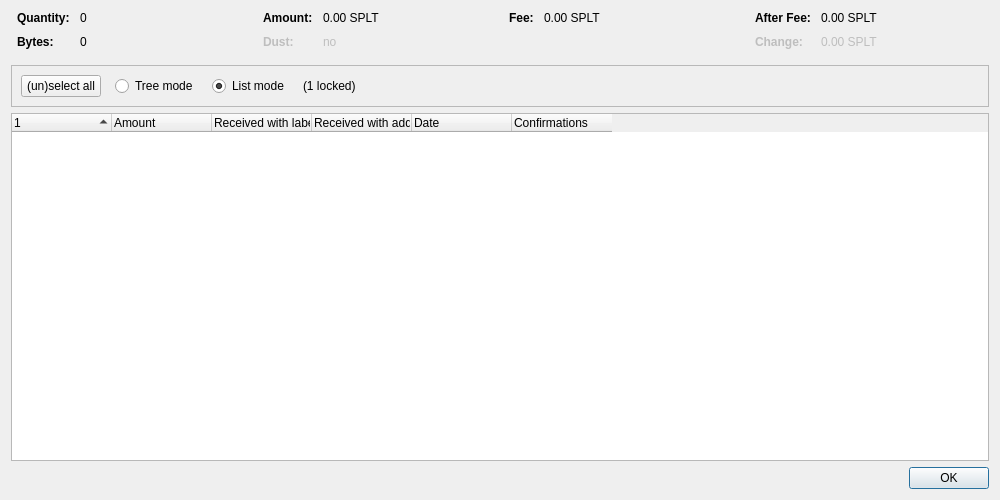
<?xml version="1.0" encoding="UTF-8"?>
<ui version="4.0">
 <class>CoinControlDialog</class>
 <widget class="QDialog" name="CoinControlDialog">
  <property name="geometry">
   <rect>
    <x>0</x>
    <y>0</y>
    <width>1000</width>
    <height>500</height>
   </rect>
  </property>
  <property name="windowTitle">
   <string>Coin Selection</string>
  </property>
  <layout class="QVBoxLayout" name="verticalLayout">
   <item>
    <layout class="QHBoxLayout" name="horizontalLayoutTop" stretch="0,0,0,0">
     <property name="topMargin">
      <number>0</number>
     </property>
     <property name="bottomMargin">
      <number>10</number>
     </property>
     <item>
      <layout class="QFormLayout" name="formLayoutCoinControl1">
       <property name="horizontalSpacing">
        <number>10</number>
       </property>
       <property name="verticalSpacing">
        <number>10</number>
       </property>
       <property name="leftMargin">
        <number>6</number>
       </property>
       <property name="rightMargin">
        <number>6</number>
       </property>
       <item row="0" column="0">
        <widget class="QLabel" name="labelCoinControlQuantityText">
         <property name="font">
          <font>
           <weight>75</weight>
           <bold>true</bold>
          </font>
         </property>
         <property name="text">
          <string>Quantity:</string>
         </property>
        </widget>
       </item>
       <item row="0" column="1">
        <widget class="QLabel" name="labelCoinControlQuantity">
         <property name="cursor">
          <cursorShape>IBeamCursor</cursorShape>
         </property>
         <property name="contextMenuPolicy">
          <enum>Qt::ActionsContextMenu</enum>
         </property>
         <property name="text">
          <string notr="true">0</string>
         </property>
         <property name="textInteractionFlags">
          <set>Qt::LinksAccessibleByMouse|Qt::TextSelectableByKeyboard|Qt::TextSelectableByMouse</set>
         </property>
        </widget>
       </item>
       <item row="1" column="0">
        <widget class="QLabel" name="labelCoinControlBytesText">
         <property name="font">
          <font>
           <weight>75</weight>
           <bold>true</bold>
          </font>
         </property>
         <property name="text">
          <string>Bytes:</string>
         </property>
        </widget>
       </item>
       <item row="1" column="1">
        <widget class="QLabel" name="labelCoinControlBytes">
         <property name="cursor">
          <cursorShape>IBeamCursor</cursorShape>
         </property>
         <property name="contextMenuPolicy">
          <enum>Qt::ActionsContextMenu</enum>
         </property>
         <property name="text">
          <string notr="true">0</string>
         </property>
         <property name="textInteractionFlags">
          <set>Qt::LinksAccessibleByMouse|Qt::TextSelectableByKeyboard|Qt::TextSelectableByMouse</set>
         </property>
        </widget>
       </item>
      </layout>
     </item>
     <item>
      <layout class="QFormLayout" name="formLayoutCoinControl2">
       <property name="horizontalSpacing">
        <number>10</number>
       </property>
       <property name="verticalSpacing">
        <number>10</number>
       </property>
       <property name="leftMargin">
        <number>6</number>
       </property>
       <property name="rightMargin">
        <number>6</number>
       </property>
       <item row="0" column="0">
        <widget class="QLabel" name="labelCoinControlAmountText">
         <property name="font">
          <font>
           <weight>75</weight>
           <bold>true</bold>
          </font>
         </property>
         <property name="text">
          <string>Amount:</string>
         </property>
        </widget>
       </item>
       <item row="0" column="1">
        <widget class="QLabel" name="labelCoinControlAmount">
         <property name="cursor">
          <cursorShape>IBeamCursor</cursorShape>
         </property>
         <property name="contextMenuPolicy">
          <enum>Qt::ActionsContextMenu</enum>
         </property>
         <property name="text">
          <string notr="true">0.00 SPLT</string>
         </property>
         <property name="textInteractionFlags">
          <set>Qt::LinksAccessibleByMouse|Qt::TextSelectableByKeyboard|Qt::TextSelectableByMouse</set>
         </property>
        </widget>
       </item>
       <item row="1" column="0">
        <widget class="QLabel" name="labelCoinControlLowOutputText">
         <property name="enabled">
          <bool>false</bool>
         </property>
         <property name="font">
          <font>
           <weight>75</weight>
           <bold>true</bold>
          </font>
         </property>
         <property name="text">
          <string>Dust:</string>
         </property>
        </widget>
       </item>
       <item row="1" column="1">
        <widget class="QLabel" name="labelCoinControlLowOutput">
         <property name="enabled">
          <bool>false</bool>
         </property>
         <property name="cursor">
          <cursorShape>IBeamCursor</cursorShape>
         </property>
         <property name="contextMenuPolicy">
          <enum>Qt::ActionsContextMenu</enum>
         </property>
         <property name="text">
          <string notr="true">no</string>
         </property>
         <property name="textInteractionFlags">
          <set>Qt::LinksAccessibleByMouse|Qt::TextSelectableByKeyboard|Qt::TextSelectableByMouse</set>
         </property>
        </widget>
       </item>
      </layout>
     </item>
     <item>
      <layout class="QFormLayout" name="formLayoutCoinControl3">
       <property name="horizontalSpacing">
        <number>10</number>
       </property>
       <property name="verticalSpacing">
        <number>10</number>
       </property>
       <property name="leftMargin">
        <number>6</number>
       </property>
       <property name="rightMargin">
        <number>6</number>
       </property>
       <item row="0" column="0">
        <widget class="QLabel" name="labelCoinControlFeeText">
         <property name="font">
          <font>
           <weight>75</weight>
           <bold>true</bold>
          </font>
         </property>
         <property name="text">
          <string>Fee:</string>
         </property>
        </widget>
       </item>
       <item row="0" column="1">
        <widget class="QLabel" name="labelCoinControlFee">
         <property name="cursor">
          <cursorShape>IBeamCursor</cursorShape>
         </property>
         <property name="contextMenuPolicy">
          <enum>Qt::ActionsContextMenu</enum>
         </property>
         <property name="text">
          <string notr="true">0.00 SPLT</string>
         </property>
         <property name="textInteractionFlags">
          <set>Qt::LinksAccessibleByMouse|Qt::TextSelectableByKeyboard|Qt::TextSelectableByMouse</set>
         </property>
        </widget>
       </item>
      </layout>
     </item>
     <item>
      <layout class="QFormLayout" name="formLayoutCoinControl4">
       <property name="horizontalSpacing">
        <number>10</number>
       </property>
       <property name="verticalSpacing">
        <number>10</number>
       </property>
       <property name="leftMargin">
        <number>6</number>
       </property>
       <property name="rightMargin">
        <number>6</number>
       </property>
       <item row="0" column="0">
        <widget class="QLabel" name="labelCoinControlAfterFeeText">
         <property name="font">
          <font>
           <weight>75</weight>
           <bold>true</bold>
          </font>
         </property>
         <property name="text">
          <string>After Fee:</string>
         </property>
        </widget>
       </item>
       <item row="0" column="1">
        <widget class="QLabel" name="labelCoinControlAfterFee">
         <property name="cursor">
          <cursorShape>IBeamCursor</cursorShape>
         </property>
         <property name="contextMenuPolicy">
          <enum>Qt::ActionsContextMenu</enum>
         </property>
         <property name="text">
          <string notr="true">0.00 SPLT</string>
         </property>
         <property name="textInteractionFlags">
          <set>Qt::LinksAccessibleByMouse|Qt::TextSelectableByKeyboard|Qt::TextSelectableByMouse</set>
         </property>
        </widget>
       </item>
       <item row="1" column="0">
        <widget class="QLabel" name="labelCoinControlChangeText">
         <property name="enabled">
          <bool>false</bool>
         </property>
         <property name="font">
          <font>
           <weight>75</weight>
           <bold>true</bold>
          </font>
         </property>
         <property name="text">
          <string>Change:</string>
         </property>
        </widget>
       </item>
       <item row="1" column="1">
        <widget class="QLabel" name="labelCoinControlChange">
         <property name="enabled">
          <bool>false</bool>
         </property>
         <property name="cursor">
          <cursorShape>IBeamCursor</cursorShape>
         </property>
         <property name="contextMenuPolicy">
          <enum>Qt::ActionsContextMenu</enum>
         </property>
         <property name="text">
          <string notr="true">0.00 SPLT</string>
         </property>
         <property name="textInteractionFlags">
          <set>Qt::LinksAccessibleByMouse|Qt::TextSelectableByKeyboard|Qt::TextSelectableByMouse</set>
         </property>
        </widget>
       </item>
      </layout>
     </item>
    </layout>
   </item>
   <item>
    <widget class="QFrame" name="frame">
     <property name="minimumSize">
      <size>
       <width>0</width>
       <height>40</height>
      </size>
     </property>
     <property name="frameShape">
      <enum>QFrame::StyledPanel</enum>
     </property>
     <property name="frameShadow">
      <enum>QFrame::Sunken</enum>
     </property>
     <layout class="QHBoxLayout" name="horizontalLayout">
      <item>
       <layout class="QHBoxLayout" name="horizontalLayoutPanel" stretch="0,0,0,0,0">
        <property name="spacing">
         <number>14</number>
        </property>
        <item>
         <widget class="QPushButton" name="pushButtonSelectAll">
          <property name="sizePolicy">
           <sizepolicy hsizetype="Maximum" vsizetype="Fixed">
            <horstretch>0</horstretch>
            <verstretch>0</verstretch>
           </sizepolicy>
          </property>
          <property name="text">
           <string>(un)select all</string>
          </property>
          <property name="autoDefault">
           <bool>false</bool>
          </property>
         </widget>
        </item>
        <item>
         <widget class="QRadioButton" name="radioTreeMode">
          <property name="sizePolicy">
           <sizepolicy hsizetype="Maximum" vsizetype="Fixed">
            <horstretch>0</horstretch>
            <verstretch>0</verstretch>
           </sizepolicy>
          </property>
          <property name="text">
           <string>Tree mode</string>
          </property>
         </widget>
        </item>
        <item>
         <widget class="QRadioButton" name="radioListMode">
          <property name="sizePolicy">
           <sizepolicy hsizetype="Maximum" vsizetype="Fixed">
            <horstretch>0</horstretch>
            <verstretch>0</verstretch>
           </sizepolicy>
          </property>
          <property name="text">
           <string>List mode</string>
          </property>
          <property name="checked">
           <bool>true</bool>
          </property>
         </widget>
        </item>
        <item>
         <widget class="QLabel" name="labelLocked">
          <property name="text">
           <string notr="true">(1 locked)</string>
          </property>
         </widget>
        </item>
        <item>
         <spacer name="horizontalSpacer">
          <property name="orientation">
           <enum>Qt::Horizontal</enum>
          </property>
          <property name="sizeHint" stdset="0">
           <size>
            <width>40</width>
            <height>20</height>
           </size>
          </property>
         </spacer>
        </item>
       </layout>
      </item>
     </layout>
    </widget>
   </item>
   <item>
    <widget class="CoinControlTreeWidget" name="treeWidget">
     <property name="contextMenuPolicy">
      <enum>Qt::CustomContextMenu</enum>
     </property>
     <property name="sortingEnabled">
      <bool>false</bool>
     </property>
     <property name="columnCount">
      <number>6</number>
     </property>
     <attribute name="headerShowSortIndicator" stdset="0">
      <bool>true</bool>
     </attribute>
     <attribute name="headerStretchLastSection">
      <bool>false</bool>
     </attribute>
     <column>
      <property name="text">
       <string/>
      </property>
     </column>
     <column>
      <property name="text">
       <string>Amount</string>
      </property>
     </column>
     <column>
      <property name="text">
       <string>Received with label</string>
      </property>
     </column>
     <column>
      <property name="text">
       <string>Received with address</string>
      </property>
     </column>
     <column>
      <property name="text">
       <string>Date</string>
      </property>
     </column>
     <column>
      <property name="text">
       <string>Confirmations</string>
      </property>
      <property name="toolTip">
       <string>Confirmed</string>
      </property>
     </column>
     <column>
      <property name="text">
       <string/>
      </property>
     </column>
     <column>
      <property name="text">
       <string/>
      </property>
     </column>
     <column>
      <property name="text">
       <string/>
      </property>
     </column>
     <column>
      <property name="text">
       <string/>
      </property>
     </column>
    </widget>
   </item>
   <item>
    <widget class="QDialogButtonBox" name="buttonBox">
     <property name="orientation">
      <enum>Qt::Horizontal</enum>
     </property>
     <property name="standardButtons">
      <set>QDialogButtonBox::Ok</set>
     </property>
    </widget>
   </item>
  </layout>
 </widget>
 <customwidgets>
  <customwidget>
   <class>CoinControlTreeWidget</class>
   <extends>QTreeWidget</extends>
   <header>qt/coincontroltreewidget.h</header>
  </customwidget>
 </customwidgets>
 <resources/>
 <connections/>
</ui>
